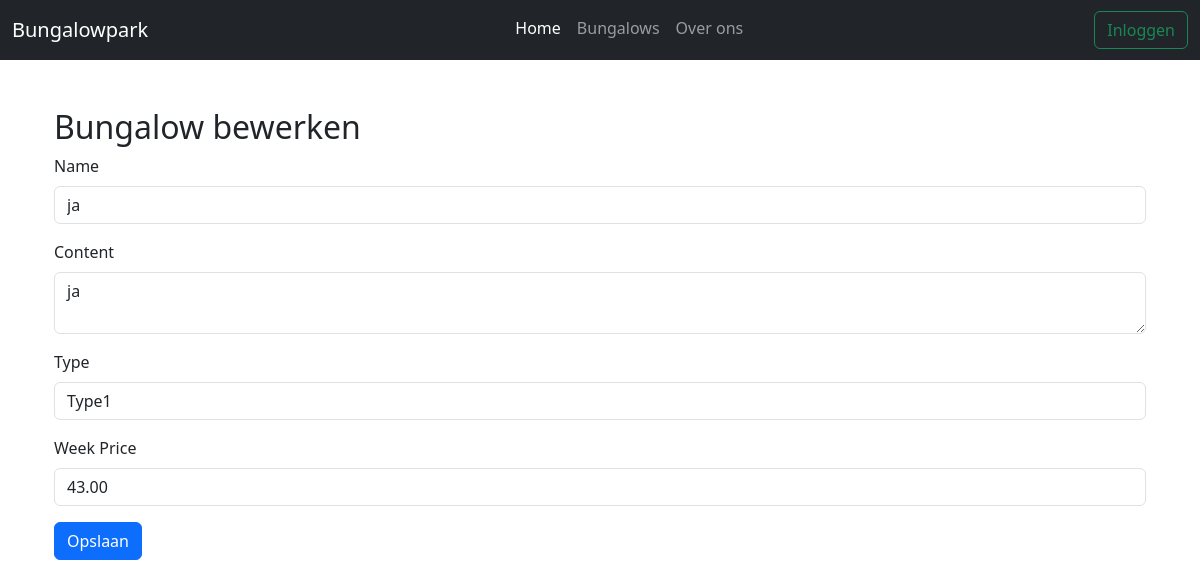
Page /admin/edit/1 on the earlier database version.
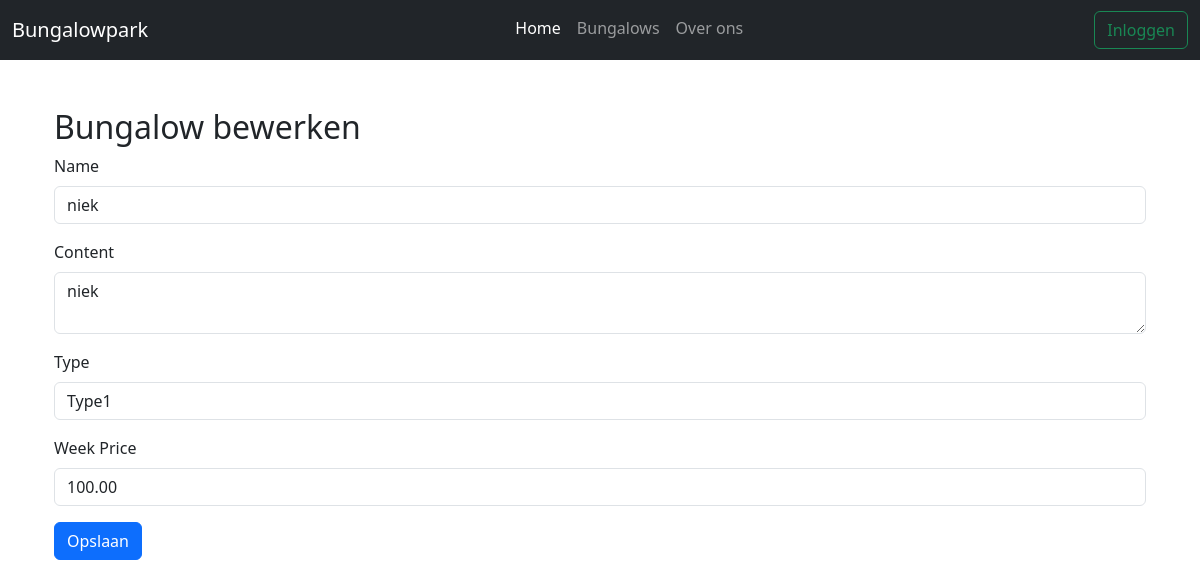
Same page on the later database version.
### webapp/models.py (models this page shows, shortened)
class Bungalow(db.Model):
    id = db.Column(db.Integer, primary_key=True)
    name = db.Column(db.String(100), nullable=False)
    content = db.Column(db.Text, nullable=False)
    bungalow_type = db.Column(db.String(100), nullable=False)
    weekprice = db.Column(db.Float, nullable=False)
    image_file = db.Column(db.String(100), nullable=True, default="default.jpg")
    bookings = relationship("Booking", backref="bungalow", lazy=True)

### webapp/bungalows/views.py (the view)
@bung.route("/admin/edit/<int:bungalow_id>", methods=["GET", "POST"])
def edit_bungalow(bungalow_id):
    bungalow = Bungalow.query.get_or_404(bungalow_id)
    form = BungalowForm(obj=bungalow)
    if form.validate_on_submit():
        form.populate_obj(bungalow)
        db.session.commit()
        flash("Bungalow succesvol bijgewerkt!", "success")
        return redirect(url_for("bung.admin"))
    return render_template("edit.html", form=form)

### webapp/bungalows/forms.py
class BungalowForm(FlaskForm):
    name = StringField("Name", validators=[DataRequired()])
    content = TextAreaField("Content", validators=[DataRequired()])
    bungalow_type = SelectField(
        "Type",
        choices=[("Type1", "Type1"), ("Type2", "Type2")],
        validators=[DataRequired()],
    )
    weekprice = DecimalField("Week Price", validators=[DataRequired()])
    submit = SubmitField("Add Bungalow")

### webapp/bungalows/templates/edit.html (shortened to what this page needs)
{% extends "base.html" %}
{% block main %}
<div class="container">
    <h2>Bungalow bewerken</h2>
    <form method="post">
        <div class="mb-3">
            {{ form.name.label(class="form-label") }}
            {{ form.name(class="form-control") }}
        </div>
        <div class="mb-3">
            {{ form.content.label(class="form-label") }}
            {{ form.content(class="form-control") }}
        </div>
        <div class="mb-3">
            {{ form.bungalow_type.label(class="form-label") }}
            {{ form.bungalow_type(class="form-control") }}
        </div>
        <div class="mb-3">
            {{ form.weekprice.label(class="form-label") }}
            {{ form.weekprice(class="form-control") }}
        </div>
        <button type="submit" class="btn btn-primary">Opslaan</button>
    </form>
</div>
{% endblock %}

### webapp/main/templates/base.html (shortened to what this page needs)
<!DOCTYPE html>
<html lang="nl">
<head>
  <link rel="stylesheet" href="./static/css/about.css" />
  <link href="https://cdn.jsdelivr.net/npm/bootstrap@5.3.3/dist/css/bootstrap.min.css" rel="stylesheet" />
</head>
<body>
  {% if current_user.is_authenticated %}
  <nav class="navbar navbar-expand-lg navbar-dark bg-dark">
    <div class="container-fluid">
      <a class="navbar-brand" href="/">Bungalowpark</a>
      <button class="navbar-toggler" type="button" data-bs-toggle="collapse" data-bs-target="#navbarSupportedContent" aria-controls="navbarSupportedContent" aria-expanded="false" aria-label="Toggle navigation">
        <span class="navbar-toggler-icon"></span>
      </button>
      <div class="collapse navbar-collapse" id="navbarSupportedContent">
        <ul class="navbar-nav me-auto mb-3 mb-lg-1 ms-auto">
          <li class="nav-item">
            <a class="nav-link active" aria-current="page" href="/">Home</a>
          </li>
          <li class="nav-item">
            <a class="nav-link" href="/bungalows">Bungalows</a>
          </li>
          <li class="nav-item">
            <a class="nav-link" href="/about">Over ons</a>
          </li>
          <li class="nav-item">
            <a class="nav-link" href="/account">Account</a>
          </li>
          <li class="nav-item">
            <a class="nav-link" href="/admin">Admin</a>
        </ul>
        <a class="nav-link" href="{{ url_for('main.logout') }}">
          <button class="btn btn-outline-success">Uitloggen</button>
        </a>
      </div>
    </div>
  </nav>
  {% else %}
  <nav class="navbar navbar-expand-lg navbar-dark bg-dark">
    <div class="container-fluid">
      <a class="navbar-brand" href="/">Bungalowpark</a>
      <div class="collapse navbar-collapse" id="navbarSupportedContent">
        <ul class="navbar-nav me-auto mb-3 mb-lg-1 ms-auto">
          <li class="nav-item">
            <a class="nav-link active" aria-current="page" href="/">Home</a>
          </li>
          <li class="nav-item">
            <a class="nav-link" href="/bungalows">Bungalows</a>
          </li>
          <li class="nav-item">
            <a class="nav-link" href="/about">Over ons</a>
          </li>
        </ul>
        <a class="nav-link" href="{{ url_for('main.login') }}">
          <button class="btn btn-outline-success">Inloggen</button>
        </a>
      </div>
    </div>
  </nav>
  {% endif %}
  <div class="container mt-5">{% block main %}inhoud{% endblock %}</div>
</body>
</html>

Differences in the rows shown:
changed Bungalow "Type1": name "ja" → "niek"; content "ja" → "niek"; weekprice "43.00" → "100.00"
